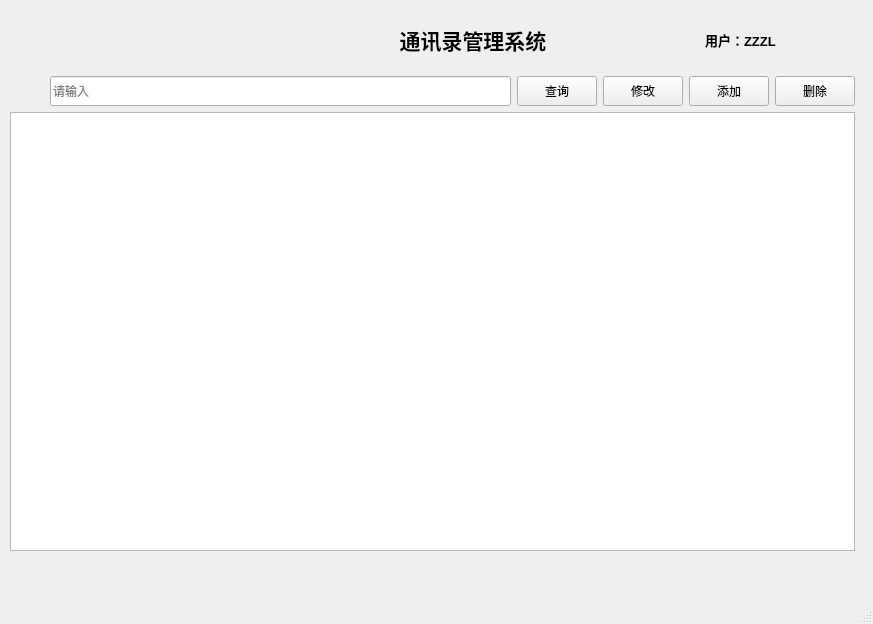
<?xml version="1.0" encoding="UTF-8"?>
<ui version="4.0">
 <class>MainWindow</class>
 <widget class="QMainWindow" name="MainWindow">
  <property name="geometry">
   <rect>
    <x>0</x>
    <y>0</y>
    <width>873</width>
    <height>624</height>
   </rect>
  </property>
  <property name="windowTitle">
   <string>通讯录管理系统</string>
  </property>
  <property name="windowIcon">
   <iconset resource="res.qrc">
    <normaloff>:/photoes/007.png</normaloff>:/photoes/007.png</iconset>
  </property>
  <widget class="QWidget" name="centralwidget">
   <widget class="QWidget" name="layoutWidget">
    <property name="geometry">
     <rect>
      <x>10</x>
      <y>10</y>
      <width>845</width>
      <height>541</height>
     </rect>
    </property>
    <layout class="QVBoxLayout" name="verticalLayout">
     <item>
      <layout class="QHBoxLayout" name="horizontalLayout_2">
       <item>
        <spacer name="horizontalSpacer">
         <property name="orientation">
          <enum>Qt::Horizontal</enum>
         </property>
         <property name="sizeHint" stdset="0">
          <size>
           <width>40</width>
           <height>20</height>
          </size>
         </property>
        </spacer>
       </item>
       <item>
        <widget class="QLabel" name="label">
         <property name="minimumSize">
          <size>
           <width>300</width>
           <height>60</height>
          </size>
         </property>
         <property name="maximumSize">
          <size>
           <width>300</width>
           <height>60</height>
          </size>
         </property>
         <property name="text">
          <string>&lt;html&gt;&lt;head/&gt;&lt;body&gt;&lt;p align=&quot;center&quot;&gt;&lt;span style=&quot; font-size:16pt; font-weight:600;&quot;&gt;通讯录管理系统&lt;/span&gt;&lt;/p&gt;&lt;/body&gt;&lt;/html&gt;</string>
         </property>
         <property name="alignment">
          <set>Qt::AlignCenter</set>
         </property>
        </widget>
       </item>
       <item>
        <layout class="QHBoxLayout" name="horizontalLayout_3">
         <item>
          <widget class="QLabel" name="label_2">
           <property name="minimumSize">
            <size>
             <width>70</width>
             <height>30</height>
            </size>
           </property>
           <property name="maximumSize">
            <size>
             <width>70</width>
             <height>30</height>
            </size>
           </property>
           <property name="text">
            <string/>
           </property>
           <property name="pixmap">
            <pixmap resource="res.qrc">:/photoes/046.png</pixmap>
           </property>
           <property name="scaledContents">
            <bool>true</bool>
           </property>
          </widget>
         </item>
         <item>
          <widget class="QLabel" name="label_3">
           <property name="minimumSize">
            <size>
             <width>150</width>
             <height>60</height>
            </size>
           </property>
           <property name="maximumSize">
            <size>
             <width>150</width>
             <height>60</height>
            </size>
           </property>
           <property name="text">
            <string>&lt;html&gt;&lt;head/&gt;&lt;body&gt;&lt;p&gt;&lt;span style=&quot; font-size:10pt; font-weight:600;&quot;&gt;用户：ZZZL&lt;/span&gt;&lt;/p&gt;&lt;/body&gt;&lt;/html&gt;</string>
           </property>
          </widget>
         </item>
        </layout>
       </item>
      </layout>
     </item>
     <item>
      <layout class="QHBoxLayout" name="horizontalLayout">
       <item>
        <spacer name="horizontalSpacer_2">
         <property name="orientation">
          <enum>Qt::Horizontal</enum>
         </property>
         <property name="sizeType">
          <enum>QSizePolicy::Minimum</enum>
         </property>
         <property name="sizeHint" stdset="0">
          <size>
           <width>40</width>
           <height>20</height>
          </size>
         </property>
        </spacer>
       </item>
       <item>
        <widget class="QLineEdit" name="lineEdit">
         <property name="minimumSize">
          <size>
           <width>0</width>
           <height>30</height>
          </size>
         </property>
         <property name="maximumSize">
          <size>
           <width>16777215</width>
           <height>30</height>
          </size>
         </property>
         <property name="placeholderText">
          <string>请输入</string>
         </property>
        </widget>
       </item>
       <item>
        <widget class="QPushButton" name="pushButton">
         <property name="minimumSize">
          <size>
           <width>0</width>
           <height>30</height>
          </size>
         </property>
         <property name="maximumSize">
          <size>
           <width>16777215</width>
           <height>30</height>
          </size>
         </property>
         <property name="text">
          <string>查询</string>
         </property>
        </widget>
       </item>
       <item>
        <widget class="QPushButton" name="pushButton_3">
         <property name="minimumSize">
          <size>
           <width>0</width>
           <height>30</height>
          </size>
         </property>
         <property name="maximumSize">
          <size>
           <width>16777215</width>
           <height>30</height>
          </size>
         </property>
         <property name="text">
          <string>修改</string>
         </property>
        </widget>
       </item>
       <item>
        <widget class="QPushButton" name="pushButton_2">
         <property name="minimumSize">
          <size>
           <width>0</width>
           <height>30</height>
          </size>
         </property>
         <property name="maximumSize">
          <size>
           <width>16777215</width>
           <height>30</height>
          </size>
         </property>
         <property name="text">
          <string>添加</string>
         </property>
        </widget>
       </item>
       <item>
        <widget class="QPushButton" name="pushButton_4">
         <property name="minimumSize">
          <size>
           <width>0</width>
           <height>30</height>
          </size>
         </property>
         <property name="maximumSize">
          <size>
           <width>16777215</width>
           <height>30</height>
          </size>
         </property>
         <property name="text">
          <string>删除</string>
         </property>
        </widget>
       </item>
      </layout>
     </item>
     <item>
      <widget class="QTableWidget" name="tableWidget">
       <attribute name="horizontalHeaderVisible">
        <bool>false</bool>
       </attribute>
       <column>
        <property name="text">
         <string>ID</string>
        </property>
       </column>
       <column>
        <property name="text">
         <string>姓名</string>
        </property>
       </column>
       <column>
        <property name="text">
         <string>电话</string>
        </property>
       </column>
       <column>
        <property name="text">
         <string>邮箱</string>
        </property>
       </column>
       <column>
        <property name="text">
         <string>地址</string>
        </property>
       </column>
       <column>
        <property name="text">
         <string>备注</string>
        </property>
       </column>
       <column>
        <property name="text">
         <string>分组</string>
        </property>
       </column>
       <column>
        <property name="text">
         <string>创建时间</string>
        </property>
       </column>
      </widget>
     </item>
    </layout>
   </widget>
  </widget>
  <widget class="QMenuBar" name="menubar">
   <property name="geometry">
    <rect>
     <x>0</x>
     <y>0</y>
     <width>873</width>
     <height>26</height>
    </rect>
   </property>
  </widget>
  <widget class="QStatusBar" name="statusbar"/>
 </widget>
 <resources>
  <include location="res.qrc"/>
 </resources>
 <connections/>
</ui>
